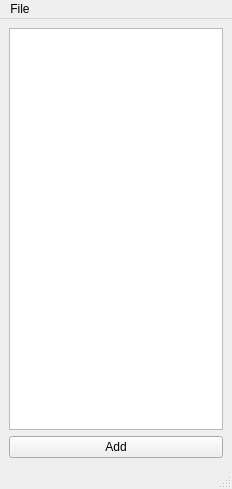
<?xml version="1.0" encoding="UTF-8"?>
<ui version="4.0">
 <class>MainWindow</class>
 <widget class="QMainWindow" name="MainWindow">
  <property name="geometry">
   <rect>
    <x>0</x>
    <y>0</y>
    <width>232</width>
    <height>489</height>
   </rect>
  </property>
  <property name="windowTitle">
   <string>MainWindow</string>
  </property>
  <widget class="QWidget" name="centralwidget">
   <layout class="QVBoxLayout" name="verticalLayout">
    <item>
     <widget class="QListView" name="listView"/>
    </item>
    <item>
     <widget class="QPushButton" name="btnAdd">
      <property name="text">
       <string>Add</string>
      </property>
     </widget>
    </item>
   </layout>
  </widget>
  <widget class="QMenuBar" name="menubar">
   <property name="geometry">
    <rect>
     <x>0</x>
     <y>0</y>
     <width>232</width>
     <height>20</height>
    </rect>
   </property>
   <widget class="QMenu" name="menuFile">
    <property name="title">
     <string>File</string>
    </property>
    <addaction name="actionSave"/>
   </widget>
   <addaction name="menuFile"/>
  </widget>
  <widget class="QStatusBar" name="statusBar"/>
  <action name="actionSave">
   <property name="text">
    <string>Save</string>
   </property>
  </action>
 </widget>
 <resources/>
 <connections/>
</ui>
